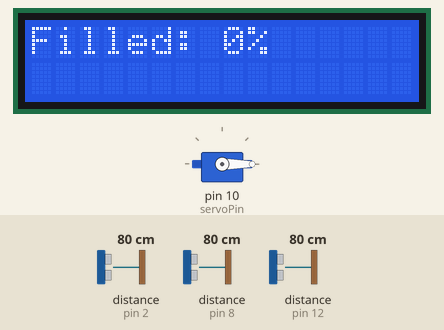
Bench run of a sketch on a simulated Arduino Uno, built with avr-gcc and run on an emulated ATmega328P. Parts: servo, 16×2 character LCD. Wiring (inferred from the names in the program): 3 × ultrasonic range finder: trigger pin 3, echo pin 2 / trigger pin 9, echo pin 8 / trigger pin 13, echo pin 12. The inputs (shaded band) are chosen by the test bench; at power-on: distance to the obstacle (sensors on pin 2, pin 8, pin 12) 80 cm. The echo pulse lasts 58.3 µs per cm; the modem accepts every AT command (registered, SIM ready, sends succeed) and sends nothing else; what the sketch prints to the serial monitor is not drawn.

Above: at 1.3 s.
1.4 s: distance to the obstacle (sensor on pin 2) set to 10 cm
2.9 s: distance to the obstacle (sensor on pin 2) set to 7 cm
At 3.39 s:
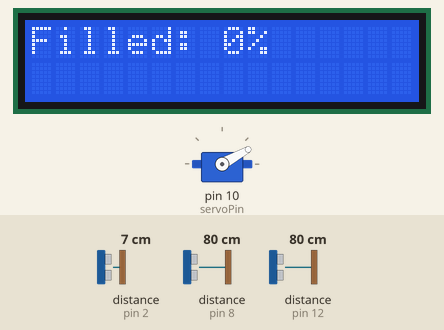
At 5.2 s:
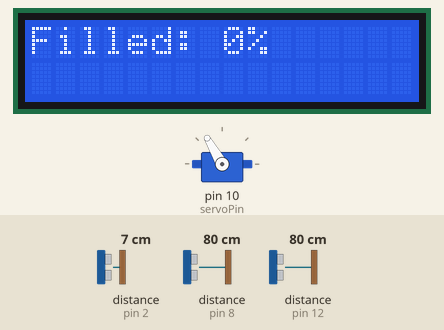
8.9 s: distance to the obstacle (sensor on pin 2) set to 53 cm
At 9.48 s:
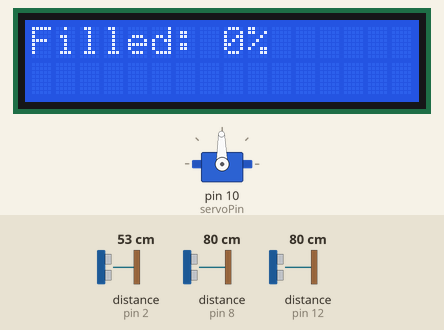
Timing chart, 0 to 12.3 s (numbered marks = the images above; inputs shaded):
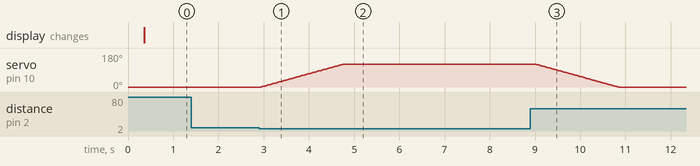

The sketch:

finalrad.ino
```cpp
#include <Servo.h>
#include <Wire.h>
#include <LiquidCrystal_I2C.h>
#include <SoftwareSerial.h>

// Define pins for each ultrasonic sensor
// US1
const int trigPin1 = 13;
const int echoPin1 = 12;
// US2
const int trigPin2 = 3;
const int echoPin2 = 2;
// US3
const int trigPin3 = 9;
const int echoPin3 = 8;

// Servo pin
const int servoPin = 10;

// SIM800L pins
const int sim800lTx = 6;
const int sim800lRx = 7;

// Number of measurements to average for US2 and US3
const int numReadings = 5;

// Variables to hold the current readings for US1 over 3 seconds
const int numUS1Readings = 30;
long us1Readings[numUS1Readings];
int us1Index = 0;
long totalUS1 = 0;
long averageUS1 = 0;
bool us1Initialized = false;

// Variable to hold the current active reading of US1
long currentDistanceUS1 = 0;
bool freezeUS1 = false;

// Servo object
Servo myServo;

// Door position degrees
int doorOpen = 120;
int doorClose = 0;
int currentServoPosition = doorClose; // Track the current servo position

// I2C LCD object
LiquidCrystal_I2C lcd(0x27, 16, 2); // Adjust the I2C address if necessary

// SIM800L object
SoftwareSerial sim800l(sim800lTx, sim800lRx);

// Variable to track if a call has been made
bool callMade = false;

// Variable to track door state
bool doorOpenState = false;

void setup() {
  // Initialize Serial communication
  Serial.begin(9600);

  // Initialize SIM800L communication
  sim800l.begin(9600);

  // Set the trig pins as outputs:
  pinMode(trigPin1, OUTPUT);
  pinMode(trigPin2, OUTPUT);
  pinMode(trigPin3, OUTPUT);

  // Set the echo pins as inputs:
  pinMode(echoPin1, INPUT);
  pinMode(echoPin2, INPUT);
  pinMode(echoPin3, INPUT);

  // Attach the servo
  myServo.attach(servoPin);
  myServo.write(doorClose); // Start with the door closed

  // Initialize US1 readings array
  for (int i = 0; i < numUS1Readings; i++) {
    us1Readings[i] = 0;
  }

  // Initialize the LCD
  lcd.init();
  lcd.backlight();

  // Set SMS mode to text
  sim800l.println("AT+CMGF=1");
  delay(100);
}

void loop() {
  // Read the average distance from US3
  long distanceUS3 = getAverageDistance(trigPin3, echoPin3);
  // Read the average distance from US2
  long distanceUS2 = getAverageDistance(trigPin2, echoPin2);

  // Determine if US1 should be frozen or unfrozen
  if (distanceUS3 < 30 && currentServoPosition != doorOpen) {
    freezeUS1 = true;
    moveServo(doorOpen, 15); // Open the door slowly
  } else if (distanceUS3 > 30 && distanceUS2 > 8 && currentServoPosition != doorClose) {
    freezeUS1 = false;
    moveServo(doorClose, 15); // Close the door slowly
  }

  // If US2 < 8 cm, ensure the door remains open even if US3 > 30
  if (distanceUS2 < 8 && currentServoPosition != doorOpen) {
    moveServo(doorOpen, 15); // Keep the door open
  }

  // Update US1 distance if not frozen
  if (!freezeUS1) {
    long newDistanceUS1 = getSingleDistance(trigPin1, echoPin1);

    // Update the running total
    totalUS1 = totalUS1 - us1Readings[us1Index] + newDistanceUS1;
    // Store the new reading in the array
    us1Readings[us1Index] = newDistanceUS1;
    // Update the index
    us1Index = (us1Index + 1) % numUS1Readings;

    // Calculate the average once the readings array is fully initialized
    if (us1Index == 0 && !us1Initialized) {
      us1Initialized = true;
    }
    if (us1Initialized) {
      currentDistanceUS1 = totalUS1 / numUS1Readings;
    } else {
      currentDistanceUS1 = totalUS1 / (us1Index + 1);
    }
  }

  // Calculate percentage for US1
  int percentageUS1 = calculatePercentage(currentDistanceUS1, 8, 28);
  // Calculate filled percentage
  int filledPercentage = 100 - percentageUS1;

  // Print the distances and percentages
  Serial.print("Distance US1: ");
  Serial.print(currentDistanceUS1);
  Serial.print(" cm (");
  Serial.print(percentageUS1);
  Serial.print("%), Filled: ");
  Serial.print(filledPercentage);
  Serial.print("%, ");

  Serial.print("Distance US2: ");
  Serial.print(distanceUS2);
  Serial.print(" cm, ");

  Serial.print("Distance US3: ");
  Serial.print(distanceUS3);
  Serial.println(" cm");

  // Display the filled percentage on the LCD
  lcd.clear();
  lcd.setCursor(0, 0);
  lcd.print("Filled: ");
  lcd.print(filledPercentage);
  lcd.print("%");

  // Check if filled percentage is greater than 50%
  if (filledPercentage > 50 && !callMade) {
    Serial.println("Dustbin is more than 50% filled. Making a call.");
    makeCall();
    callMade = true;
  } else if (filledPercentage <= 50 && callMade) {
    callMade = false; // Reset call flag if filled percentage goes below 50%
  }

  // Check for incoming call
  if (sim800l.available()) {
    String callData = sim800l.readString();
    if (callData.indexOf("+CLIP: \"0753907112\"") >= 0) {
      Serial.println("Call from 0753907112 detected.");
      if (!doorOpenState) {
        moveServo(doorOpen, 15); // Open the door slowly
        doorOpenState = true;
      } else {
        moveServo(doorClose, 15); // Close the door slowly
        doorOpenState = false;
      }
      hangUpCall(); // Hang up the call
    }
  }

  // Delay between measurements
  delay(100); // Take readings every 100ms, so we get 30 readings in 3 seconds
}

long getAverageDistance(int trigPin, int echoPin) {
  long sum = 0;
  for (int i = 0; i < numReadings; i++) {
    // Clear the trigPin by setting it LOW:
    digitalWrite(trigPin, LOW);
    delayMicroseconds(2);

    // Set the trigPin high for 10 microseconds to send the ultrasonic pulse:
    digitalWrite(trigPin, HIGH);
    delayMicroseconds(10);
    digitalWrite(trigPin, LOW);

    // Read the signal from the echoPin, which is the duration in microseconds
    long duration = pulseIn(echoPin, HIGH);

    // Calculate the distance (in cm) based on the speed of sound.
    long distance = duration * 0.034 / 2;

    // Add to sum
    sum += distance;

    // Short delay between readings
    delay(10);
  }

  // Return the average distance
  return sum / numReadings;
}

long getSingleDistance(int trigPin, int echoPin) {
  // Clear the trigPin by setting it LOW:
  digitalWrite(trigPin, LOW);
  delayMicroseconds(2);

  // Set the trigPin high for 10 microseconds to send the ultrasonic pulse:
  digitalWrite(trigPin, HIGH);
  delayMicroseconds(10);
  digitalWrite(trigPin, LOW);

  // Read the signal from the echoPin, which is the duration in microseconds
  long duration = pulseIn(echoPin, HIGH);

  // Calculate the distance (in cm) based on the speed of sound.
  long distance = duration * 0.034 / 2;

  return distance;
}

void moveServo(int position, int speedDelay) {
  if (position > currentServoPosition) {
    for (int pos = currentServoPosition; pos <= position; pos++) {
      myServo.write(pos);
      delay(speedDelay);
    }
  } else {
    for (int pos = currentServoPosition; pos >= position; pos--) {
      myServo.write(pos);
      delay(speedDelay);
    }
  }
  currentServoPosition = position; // Update current position
}

int calculatePercentage(long distance, int minRange, int maxRange) {
  if (distance < minRange) {
    return 0;
  } else if (distance > maxRange) {
    return 100;
  } else {
    return (distance - minRange) * 100 / (maxRange - minRange);
  }
}

void makeCall() {
  sim800l.println("ATD0766098815;"); // Send command to make a call
  delay(10000); // Wait for 10 seconds before hanging up
  sim800l.println("ATH"); // Hang up the call
}

void hangUpCall() {
  sim800l.println("ATH"); // Hang up any active call
  delay(1000); // Wait for a second to ensure the call is hung up
}
```

Measured:
- the behaviour switches between 9 and 8 cm on distance to the obstacle (sensor on pin 2) (found by bisection; images 0 and 1)
- after the input at 1.4 s, every drawn part: stays the same
- after the input at 2.9 s, servo on pin 10 (servoPin): moves from 0° to 120° over 1.8 s, starting at once
- after the input at 8.9 s, servo on pin 10 (servoPin): moves from 120° to 0° over 1.8 s, starting after 0.13 s
